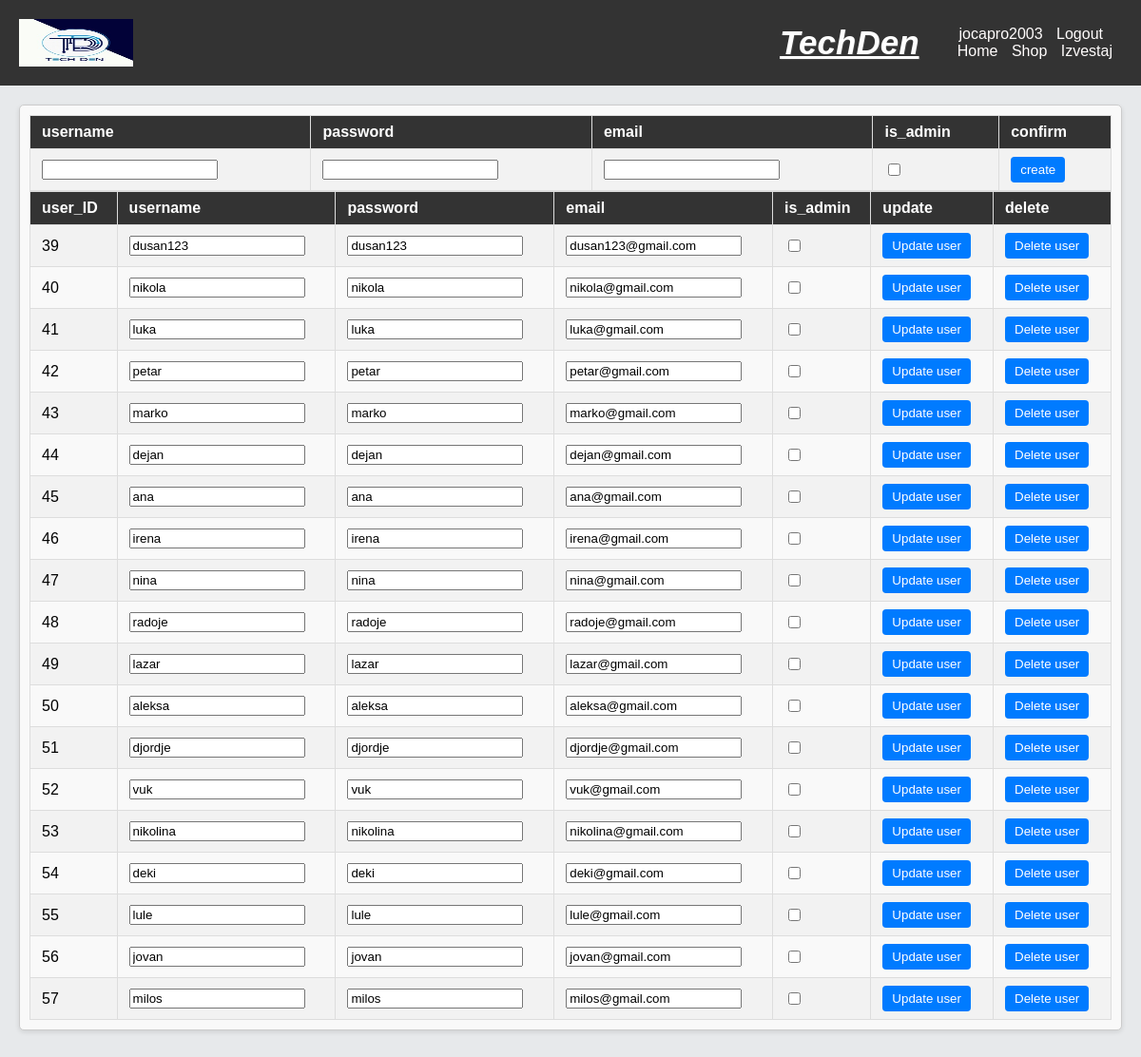
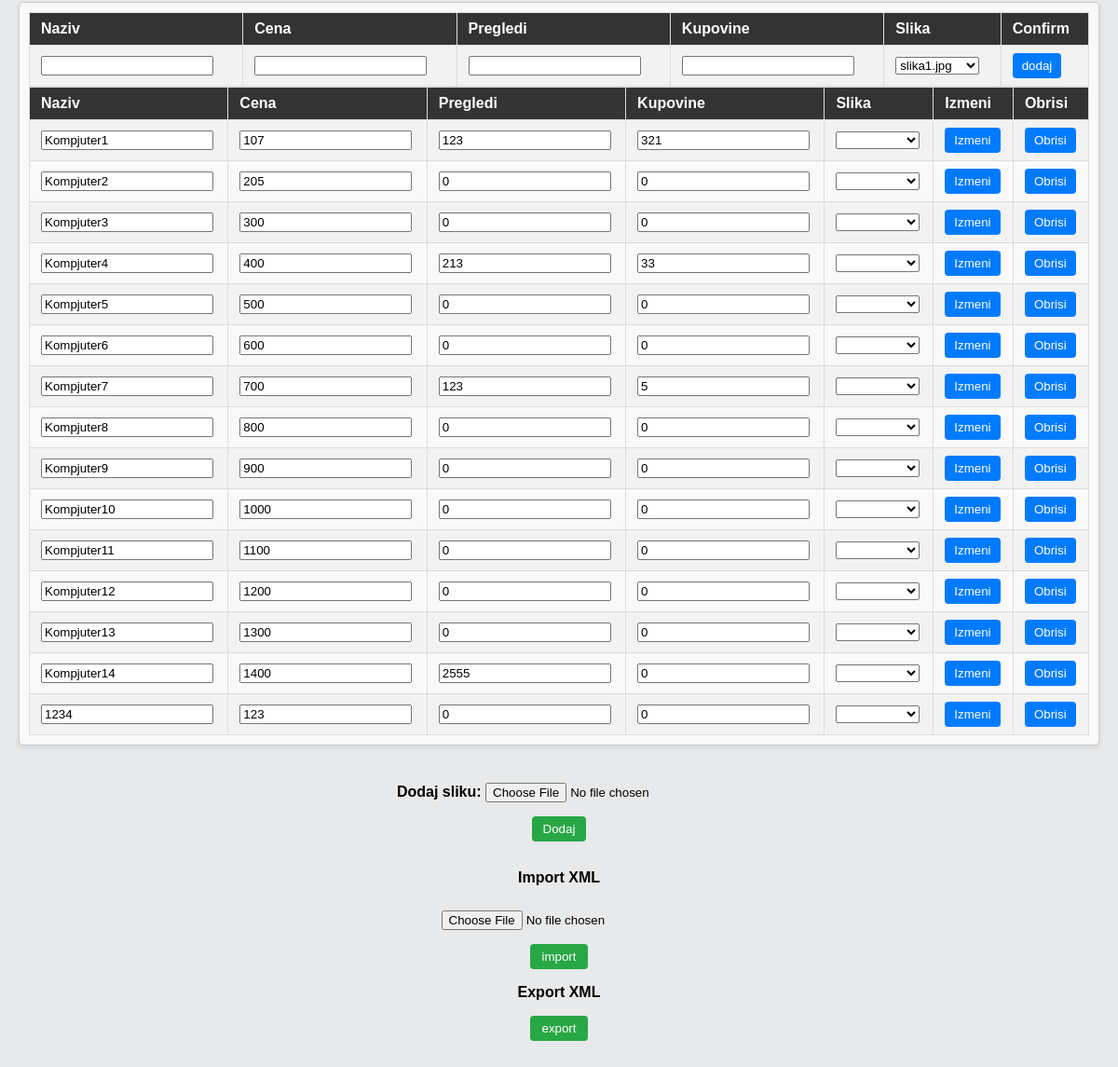
The page /administrator.php (signed in) on the database its author committed (2 pictures, top to bottom).
### tables this page shows
CREATE TABLE `users` (
  `user_ID` int(11) NOT NULL,
  `username` varchar(25) NOT NULL,
  `email` varchar(255) NOT NULL,
  `password` varchar(15) NOT NULL,
  `created_at` timestamp NOT NULL DEFAULT current_timestamp(),
  `is_admin` tinyint(1) NOT NULL
);

CREATE TABLE `racunari` (
  `racunar_ID` int(11) NOT NULL,
  `naziv` varchar(30) NOT NULL,
  `cena` decimal(30,0) NOT NULL,
  `slika` varchar(255) NOT NULL,
  `broj_pregleda` int(7) NOT NULL,
  `broj_kupovina` int(7) NOT NULL
);

### administrator.php (the view, shortened to what this page needs)
<?php
include 'database.php';
$sql = "SELECT * FROM users WHERE user_ID != :user_ID ";
$stmt = $pdo->prepare($sql);
$stmt->bindParam(":user_ID", $_SESSION["user_ID"]);
$stmt->execute();
$res = $stmt->fetchAll(PDO::FETCH_ASSOC);
$sql = "SELECT * from slika";
$stmt = $pdo->prepare($sql);
$stmt->execute();
$slike = $stmt->fetchAll(PDO::FETCH_ASSOC);
$sql = "SELECT * from racunari";
$stmt = $pdo->prepare($sql);
$stmt->execute();
$racunarirez = $stmt->fetchAll(PDO::FETCH_ASSOC);
?>
<!DOCTYPE html>
<html lang="en">
<link rel="stylesheet" type="text/css" href="style/admin.css">
<?php include 'head.php'; ?>
<body>
    <?php include 'header.php'; ?>
    <main>
        <div class="kontejner-user">
            <div class="kontejner-user-izmeni">
                <table class="tabela-user-novi">
                    <tbody>
                        <tr>
                            <th>username</th>
                            <th>password</th>
                            <th>email</th>
                            <th>is_admin</th>
                            <th>confirm</th>
                        </tr>
                        <tr>
                            <form action="dodaj_korisnika.php" method="post">
                                <td><input type="text" name="username" id="username"></td>
                                <td><input type="text" name="password" id="password"></td>
                                <td><input type="email" name="email" id="email"></td>
                                <td><input type="checkbox" name="is_admin" id="is_admin"></td>
                                <td><button class="create_button" type="submit">create</button></td>
                            </form>
                        </tr>
                    </tbody>
                </table>
                <table class="tabela-user">
                    <tbody>
                        <tr>
                            <th>user_ID</th>
                            <th>username</th>
                            <th>password</th>
                            <th>email</th>
                            <th>is_admin</th>
                            <th>update</th>
                            <th>delete</th>
                        </tr>
                        <?php foreach ($res as $user):
                            $checked = '';
                            ?>
                            <tr>
                                <form>
                                    <td>
                                        <?= $user['user_ID'] ?>
                                    </td>
                                    <td><input type="text" name="username" id="id" value="<?= $user['username'] ?>"></td>
                                    <td><input type="text" name="password" id="id" value="<?= $user['password'] ?>"></td>
                                    <td><input type="email" name="email" id="id" value="<?= $user['email'] ?>"></td>
                                    <td><input type="checkbox" name="is_admin" id="id" <?= $checked ?>></td>
                                    <td><button formmethod="post" formaction="updateuser.php" type="submit">Update
                                            user</button>
                                    </td>
                                    <td><button formmethod="post" formaction="deleteuser.php" type="submit">Delete
                                            user</button>
                                    </td>
                                </form>
                            </tr>
                        <?php endforeach; ?>
                    </tbody>
                </table>
            </div>
        </div>
        <div class="kontejner-proizvod">
            <div class="kontejner-proizvod-izmeni">
            <table>
                    <tbody>
                        <tr>
                            <th>Naziv</th>
                            <th>Cena</th>
                            <th>Pregledi</th>
                            <th>Kupovine</th>
                            <th>Slika</th>
                            <th>Confirm</th>
                        </tr>
                        <tr>
                            <form action="dodaj_racunar.php" method="post">
                                <td><input type="text" name="naziv"></td>
                                <td><input type="number" name="cena"></td>
                                <td><input type="number" name="broj_pregleda"></td>
                                <td><input type="number" name="broj_kupovina"></td>
                                <td><select name="slika">
                                        <?php foreach ($slike as $slicica):
                                            ?>
                                            <option value="<?= $slicica['naziv'] ?>">
                                                <?= $slicica['naziv'] ?>
                                            </option>
                                        <?php endforeach; ?>
                                    </select></td>
                                <td><button type="submit">dodaj</button></td>
                            </form>
                        </tr>
                    </tbody>
                </table>
                <table>
                    <tbody>
                        <tr>
                            <th>Naziv</th>
                            <th>Cena</th>
                            <th>Pregledi</th>
                            <th>Kupovine</th>
                            <th>Slika</th>
                            <th>Izmeni</th>
                            <th>Obrisi</th>
                        </tr>
                        <?php foreach ($racunarirez as $racunar): ?>
                            <tr>
                                <form>
                                    <td><input type="text" name="naziv" value="<?= $racunar['naziv'] ?>"></td>
                                    <td><input type="number" name="cena" value="<?= $racunar['cena'] ?>"></td>
                                    <td><input type="number" name="broj_pregleda" value="<?= $racunar['broj_pregleda'] ?>">
                                    </td>
                                    <td><input type="number" name="broj_kupovina" value="<?= $racunar['broj_kupovina'] ?>">
                                    </td>
                                    <td>
                                        <select name="slika">
                                            <?php foreach ($slike as $slicica):
                                                ?>
                                                <option selected="true" style='display: none'></option>
                                                <option value="<?= $slicica['naziv'] ?>">
                                                </option>
                                            <?php endforeach; ?>
                                        </select>
                                    </td>
                                    <td><button type="submit" formaction="dodaj_racunar.php"
                                            formmethod="post">Izmeni</button></td>
                                    <td><button type="submit" formaction="obrisi_racunar.php"
                                            formmethod="post">Obrisi</button></td>
                                </form>
                            </tr>
                        <?php endforeach; ?>
                    </tbody>
                </table>
            </div>
        </div>
        <div class="kontejner-slika-nova">
            <form enctype="multipart/form-data" action="dodaj_sliku.php" method="POST">
                <label>
                    Dodaj sliku:
                    <input name="slika" type="file" accept="image/*" />
                </label>
                <input type="submit" value="Dodaj" />
            </form>
        </div>
        <div class="container_import_export">
            <form id="import_id" enctype="multipart/form-data" action="fileparser.php" method="POST">
                <label for="xml_id">
                    <p>Import XML</p>
                    <input type="file" name="xml" id="xml_id" accept=".xml">
                </label>
                <input type="submit" value="import">
            </form>
            <form id="export_id" action="fileparser.php" method="GET">
                <label form="export_id">
                    <p>Export XML</p>
                    <input type="submit" value="export">
                </label>
            </form>
        </div>
    </main>
</body>
</html>

### head.php (shortened to what this page needs)
<head>
    <link rel="stylesheet" type="text/css" href="style/index.css">
</head>

### header.php (shortened to what this page needs)
<header>
    <img src="image/logo.jpeg" alt="slika" class="logo">
    <link rel="stylesheet" href="style/shop.css">
    <hi class="header-title"><a href="index.php">TechDen</a></hi>
    <nav>
        <ul class="left-menu">
                <?php if (isset($_SESSION['user_ID'])): ?>
                    <li>
                        <a href="<?php if ($_SESSION['is_admin'])
                        echo 'administrator.php'; ?>">
                        <?= $_SESSION["username"]; ?>
                    </a>
                </li>
                <li>
                    <a href="logout.php">Logout</a>
                </li>
                <?php endif; ?>
            </ul>
            <ul class="right-menu">
                <li><a href="index.php">Home</a></li>
                    <li><a href="shop.php">Shop</a></li>
                    <?php if (isset($_SESSION['user_ID'])): ?>
                        <?php if ($_SESSION['is_admin']): ?>
                            <li><a href="izvestaj.php">Izvestaj</a></li>
                            <?php endif; ?>
                            <?php endif; ?>
                        </ul>
                    </nav>
                </header>

### style/admin.css (style rules this page uses)
body { background-color: white; font-family: Arial, sans-serif; margin: 0; padding: 0; }
main { padding: 20px; }
.kontejner-user, .kontejner-proizvod { display: flex; flex-direction: row; justify-content: space-around; align-items: flex-start; gap: 20px; margin-bottom: 30px; }
.kontejner-user-izmeni, .kontejner-user-novi, .kontejner-proizvod-izmeni, .kontejner-proizvod-novi { flex: 1; padding: 10px; border: 1px solid #ccc; border-radius: 5px; background-color: #f9f9f9; box-shadow: 0 2px 5px rgba(0, 0, 0, 0.1); }
table { width: 100%; border-collapse: collapse; text-align: left; }
th, td { padding: 8px 12px; border: 1px solid #ddd; }
th { background-color: #333; color: white; }
tr:nth-child(even) { background-color: #f2f2f2; }
button { background-color: #007bff; color: white; border: none; padding: 6px 10px; cursor: pointer; border-radius: 4px; }
.kontejner-slika-nova, .container_import_export { margin-top: 30px; text-align: center; }
.container_import_export form { margin: 10px 0; }
label { font-weight: bold; display: block; margin-bottom: 5px; }
input[type="file"] { margin: 10px 0; }
input[type="submit"] { background-color: #28a745; color: white; border: none; padding: 6px 12px; cursor: pointer; border-radius: 4px; }

### style/index.css (style rules this page uses)
body { font-family: Arial, sans-serif; margin: 0; padding: 0; background-color: rgb(43, 108, 192); }
header { background-color: #333; color: #fff; padding: 20px; display: flex; justify-content: space-between; align-items: center; }
.logo { height: 50px; width: 120px; }
.header-title { font-size: 35px; color: orange; margin: 0; text-shadow: 1px 1px 0 #444; font-style: italic; font-weight: 900; padding-left: 680px; }
.header-title a { color: rgb(255, 255, 255); }
nav { margin-left: auto; }
nav ul { list-style-type: none; margin: 0; padding: 0; }
nav ul.left-menu { margin-right: 10px; }
nav ul li { display: inline; margin-right: 10px; }
nav ul li a { text-decoration: none; color: #ffffff; }
.left-menu { text-align: right; }
main { padding: 20px; }

### style/shop.css (style rules this page uses)
body { font-family: Arial, sans-serif; margin: 0; padding: 0; height:100%; background-color: rgb(231, 233, 235); }
header { background-color: #333; color: #fff; padding: 20px; display: flex; justify-content: space-between; align-items: center; }
.logo { height: 50px; width: 120px; }
.header-title { font-size: 35px; color: rgb(255, 255, 255); margin: 0; text-shadow: 1px 1px 0 #444; font-style: italic; font-weight: 900; padding-left: 680px; }
.header-title a { color: rgb(255, 255, 255); }
nav { margin-left: auto; }
nav ul { list-style-type: none; margin: 0; padding: 0; }
nav ul.left-menu { margin-right: 10px; }
nav ul li { display: inline; margin-right: 10px; }
nav ul li a { text-decoration: none; color: #fffcfc; }
.left-menu { text-align: right; }
button { border: none; border-color:transparent; border-bottom-color:transparent; border-width: 0; }

### rows shown on the page
users: user_ID "39", username "dusan123", password "dusan123", email "dusan123@gmail.com"
users: user_ID "40", username "nikola", password "nikola", email "nikola@gmail.com"
users: user_ID "41", username "luka", password "luka", email "luka@gmail.com"
users: user_ID "42", username "petar", password "petar", email "petar@gmail.com"
users: user_ID "43", username "marko", password "marko", email "marko@gmail.com"
users: user_ID "44", username "dejan", password "dejan", email "dejan@gmail.com"
users: user_ID "45", username "ana", password "ana", email "ana@gmail.com"
users: user_ID "46", username "irena", password "irena", email "irena@gmail.com"
users: user_ID "47", username "nina", password "nina", email "nina@gmail.com"
users: user_ID "48", username "radoje", password "radoje", email "radoje@gmail.com"
users: user_ID "49", username "lazar", password "lazar", email "lazar@gmail.com"
users: user_ID "50", username "aleksa", password "aleksa", email "aleksa@gmail.com"
users: user_ID "51", username "djordje", password "djordje", email "djordje@gmail.com"
users: user_ID "52", username "vuk", password "vuk", email "vuk@gmail.com"
users: user_ID "53", username "nikolina", password "nikolina", email "nikolina@gmail.com"
users: user_ID "54", username "deki", password "deki", email "deki@gmail.com"
users: user_ID "55", username "lule", password "lule", email "lule@gmail.com"
users: user_ID "56", username "jovan", password "jovan", email "jovan@gmail.com"
users: user_ID "57", username "milos", password "milos", email "milos@gmail.com"
racunari: naziv "Kompjuter1", cena "107", broj_pregleda "123", broj_kupovina "321"
racunari: naziv "Kompjuter2", cena "205", broj_pregleda "0", broj_kupovina "0"
racunari: naziv "Kompjuter3", cena "300", broj_pregleda "0", broj_kupovina "0"
racunari: naziv "Kompjuter4", cena "400", broj_pregleda "213", broj_kupovina "33"
racunari: naziv "Kompjuter5", cena "500", broj_pregleda "0", broj_kupovina "0"
racunari: naziv "Kompjuter6", cena "600", broj_pregleda "0", broj_kupovina "0"
racunari: naziv "Kompjuter7", cena "700", broj_pregleda "123", broj_kupovina "5"
racunari: naziv "Kompjuter8", cena "800", broj_pregleda "0", broj_kupovina "0"
racunari: naziv "Kompjuter9", cena "900", broj_pregleda "0", broj_kupovina "0"
racunari: naziv "Kompjuter10", cena "1000", broj_pregleda "0", broj_kupovina "0"
racunari: naziv "Kompjuter11", cena "1100", broj_pregleda "0", broj_kupovina "0"
racunari: naziv "Kompjuter12", cena "1200", broj_pregleda "0", broj_kupovina "0"
racunari: naziv "Kompjuter13", cena "1300", broj_pregleda "0", broj_kupovina "0"
racunari: naziv "Kompjuter14", cena "1400", broj_pregleda "2555", broj_kupovina "0"
racunari: naziv "1234", cena "123", broj_pregleda "0", broj_kupovina "0"

### other values the page prints
$_SESSION["username"] "jocapro2003"
form field slika "slika1.jpg"
